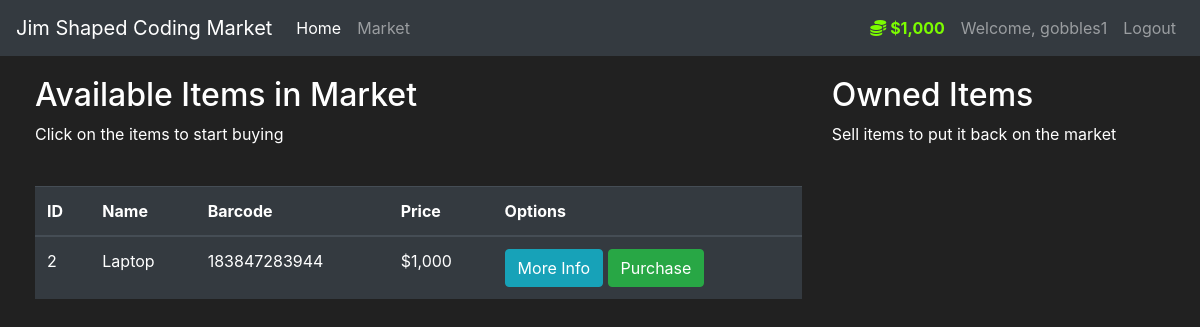
/market (signed in), run on an earlier commit of the app's database.
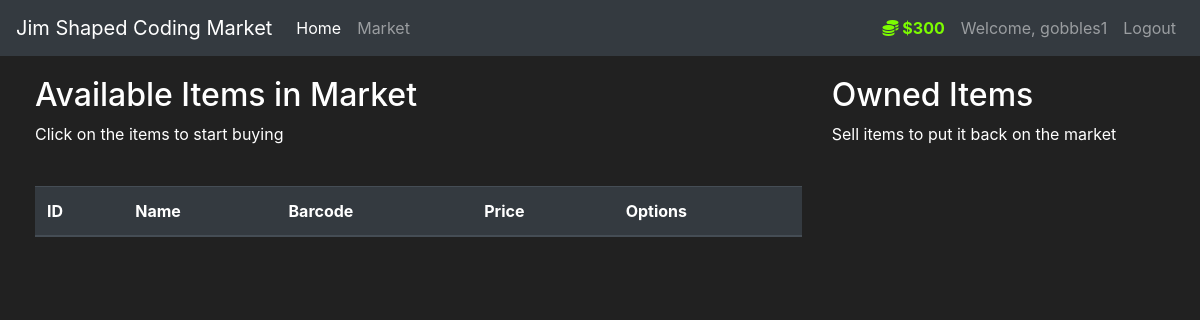
And on a later commit of the database.
### market/models.py (models this page shows, shortened)
class User(db.Model, UserMixin):
    id = db.Column(db.Integer, primary_key=True)
    username = db.Column(db.String(length=30), nullable=False, unique=True)
    email_address = db.Column(db.String(length=50), nullable=False, unique=True)
    password_hash = db.Column(db.String(length=60), nullable=False)
    budget = db.Column(db.Integer, nullable=False, default=1000)
    items = db.relationship("Item", backref="owned_user", lazy=True)
    @property
    def prettier_budget(self):
        if len(str(self.budget)) >= 4:
            formatted_budget = str(self.budget)
            for n in range(3, len(str(self.budget)), 4):
                formatted_budget = f"{formatted_budget[:-n]},{formatted_budget[-n:]}"
            return f"${formatted_budget}"
        else:
            return f"${self.budget}"
    @property
    def password(self):
        return self.password

class Item(db.Model):
    id = db.Column(db.Integer, primary_key=True)
    name = db.Column(db.String(length=30), nullable=False, unique=True)
    barcode = db.Column(db.String(length=12), nullable=False, unique=True)
    price = db.Column(db.Integer(), nullable=False)
    description = db.Column(db.String(length=1024), nullable=False, unique=True)
    owner = db.Column(db.Integer(), db.ForeignKey('user.id'))
    @property
    def prettier_price(self):
        if len(str(self.price)) >= 4:
            formatted_price = str(self.price)
            for n in range(3, len(str(self.price)), 4):
                formatted_price = f"{formatted_price[:-n]},{formatted_price[-n:]}"
            return f"${formatted_price}"
        else:
            return f"${self.price}"

### market/routes.py (the view, shortened to what this page needs)
@app.route("/market", methods=["GET", "POST"])
@login_required
def market_page():
    purchase_form = PurchaseItemForm()
    if request.method == "GET":
        items = Item.query.filter_by(owner=None)
        return render_template("market.html", items=items, purchase_form=purchase_form)

### market/models.py (called while the page is built)
@login_manager.user_loader
def load_user(user_id):
    return User.query.get(int(user_id))

### market/templates/market.html (shortened to what this page needs)
{% extends "base.html" %}
{% block content %}
    <div class="row" style="margin-top: 20px; margin-left: 20px">
        <div class="col-8">
            <h2>Available Items in Market</h2>
            <p>Click on the items to start buying</p>
            <br>
            <table class="table table-hover table-dark">
                <thead>
                <tr>
                    <th scope="col">ID</th>
                    <th scope="col">Name</th>
                    <th scope="col">Barcode</th>
                    <th scope="col">Price</th>
                    <th scope="col">Options</th>
                </tr>
                </thead>
                <tbody>
                {% for item in items %}
                    <tr>
                        <td>{{ item.id }}</td>
                        <td>{{ item.name }}</td>
                        <td>{{ item.barcode }}</td>
                        <td>{{ item.prettier_price }}</td>
                        <td>
                            <button class="btn btn-outline btn-info" data-toggle="modal"
                                    data-target="#Modal-MoreInfo-{{ item.id }}">
                                More Info
                            </button>
                            <button class="btn btn-outline btn-success" data-toggle="modal"
                                    data-target="#Modal-PurchaseConfirm-{{ item.id }}">Purchase
                            </button>
                        </td>
                    </tr>
                {% endfor %}
                </tbody>
            </table>
        </div>
        <div class="col-4">
            <h2>Owned Items</h2>
            <p>Sell items to put it back on the market</p>
        </div>
    </div>
{% endblock %}

### market/templates/base.html (shortened to what this page needs)
<!doctype html>
<html lang="en">
<head>
    <link rel="stylesheet" href="https://cdn.jsdelivr.net/npm/bootstrap@4.5.3/dist/css/bootstrap.min.css"
>
</head>
<body>
<nav class="navbar navbar-expand-md navbar-dark bg-dark">
    <a class="navbar-brand" href="{{ url_for("home_page") }}">Jim Shaped Coding Market</a>
    <div class="collapse navbar-collapse" id="navbarNav">
        <ul class="navbar-nav mr-auto">
            <li class="nav-item active">
                <a class="nav-link" href="{{ url_for("home_page") }}">Home <span class="sr-only">(current)</span></a>
            </li>
            <li class="nav-item">
                <a class="nav-link" href="{{ url_for("market_page") }}">Market</a>
            </li>
        </ul>
        {% if current_user.is_authenticated %}
            <ul class="navbar-nav">
                <li class="nav-item">
                    <a class="nav-link" style="color: lawngreen; font-weight: bold;">
                        <i class="fas fa-coins"></i>
                        {{ current_user.prettier_budget }}
                    </a>
                </li>
                <li class="nav-item">
                    <a class="nav-link">Welcome, {{ current_user.username }}</a>
                </li>
                <li class="nav-item">
                    <a class="nav-link" href="{{ url_for("logout_page") }}">Logout</a>
                </li>
            </ul>
        {% endif %}
    </div>
</nav>
{% block content %}
{% endblock %}
</body>
</html>

### market/templates/base.html (style rules this page uses)
body { background-color: #212121; color: white }

What changed in the data, as far as the page shows it:
no longer on this page (row edited): Item: id "2", name "Laptop", barcode "183847283944", prettier_price "$1,000"
changed User "gobbles1": prettier_budget "$1,000" → "$300"
